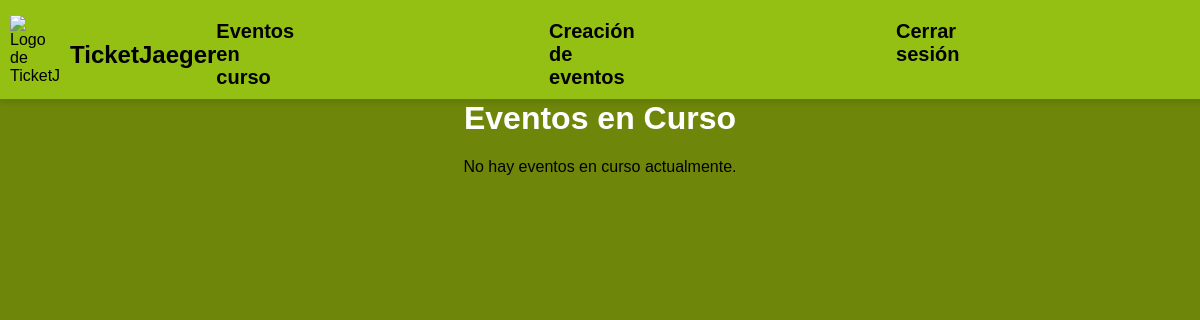
Before: /organizador/eventos/ (signed in) with the older database file.
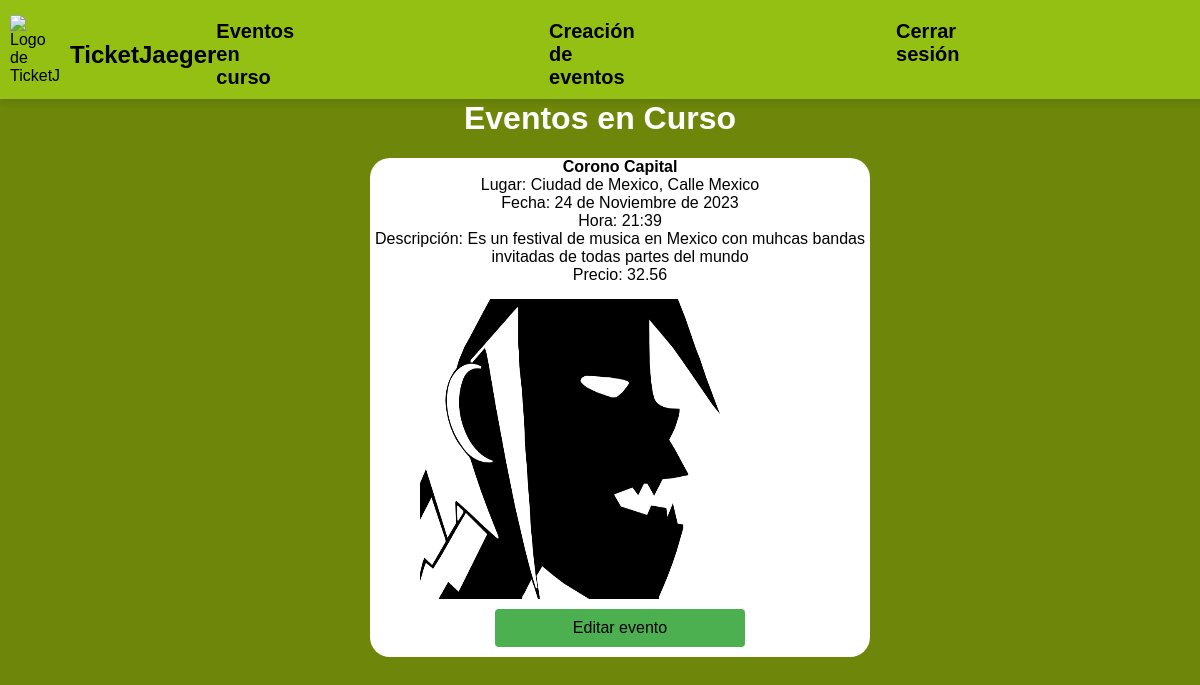
After: the same page with the newer database file.
### TicketOn/models.py (models this page shows, shortened)
class Evento(models.Model):
    lugar=models.CharField(max_length=100,blank=True)
    hora=models.TimeField(blank=True)
    fecha=models.DateField()
    nombre=models.CharField(max_length=100)
    cupo=models.IntegerField()
    imagen=models.ImageField(upload_to="eventos",blank=True,null=True)
    descripcion=models.TextField(max_length=1000)
    tipo= models.CharField(max_length=20)
    organizador=models.ForeignKey(Organizador,on_delete=models.CASCADE)
    slug = AutoSlugField(populate_from='nombre', unique=True, always_update=True)
    precio=models.FloatField(null=True)
    en_curso = models.BooleanField(default=True)

### TicketOn/views.py (the view)
# urls.py: path('organizador/eventos/',views.Eventos_en_curso,name='eventos_en_curso'),
@Organizador_required
def Eventos_en_curso(request):
    organizador = get_object_or_404(Organizador, usuario=request.user)
    eventos_en_curso = Evento.objects.filter(organizador=organizador,en_curso=True)
    return render(request, 'Organizador/Eventos_en_curso.html', {'eventos_en_curso': eventos_en_curso})

### TicketOn/views.py (called while the page is built)
def Organizador_required(view_func):
    @wraps(view_func)
    def _wrapped_view(request, *args, **kwargs):
        if request.user.is_authenticated and Organizador.objects.filter(usuario=request.user).exists():
            return view_func(request, *args, **kwargs)
        else:
            return redirect("TicketOn:my_loginO")  # Redirige a la página de inicio de sesión si no es un organizador
    return _wrapped_view

### TicketOn/templates/Organizador/Eventos_en_curso.html (shortened to what this page needs)
{% extends 'Conex/Conex_organizador.html' %} {% block content %} {%load static%}
<link rel="stylesheet" href="{% static 'TicketOn/Organizador.css'%}" />
<div class="center-container">
  <h1>Eventos en Curso</h1>
{% if eventos_en_curso %}
<ul id=" Espacio-eventos">
  {% for evento in eventos_en_curso %}
  <li class="Tarjeta-evento">
    <strong>{{ evento.nombre }}</strong><br />
    Lugar: {{ evento.lugar }}<br />
    Fecha: {{ evento.fecha }}<br />
    Hora: {{ evento.hora }}<br />
    Descripción: {{ evento.descripcion }}<br />
    Precio: {{ evento.precio }}<br />
    {% if evento.imagen %}
    <img
      id="imagenevento"
      src="{{ evento.imagen.url }}"
      alt="{{ evento.nombre }} imagen"
    />
    {% endif %}
    <form action="{% url 'TicketOn:editar_evento' evento.slug %}">
      <input type="submit" value="Editar evento">
    </form>
  </li>
  {% endfor %}
</ul>
  {% else %}
   <p>No hay eventos en curso actualmente.</p>
  {% endif %}
</div>
{% endblock %}

Changed rows visible on the page:
added Evento: nombre "Corono Capital", lugar "Ciudad de Mexico, Calle Mexico", fecha "24 de Noviembre de 2023", hora "21:39", descripcion "Es un festival de musica en Mexico con muhcas bandas invitadas de todas partes del mundo", precio "32.56", imagen (picture)
Other visible differences:
text no longer shown: "No hay eventos en curso actualmente."
